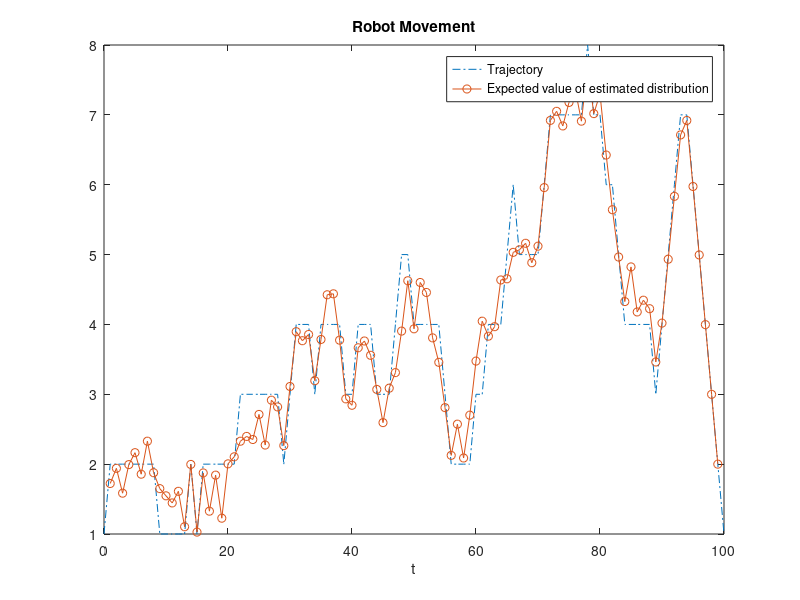

This chart was generated by the following MATLAB code:
clc;clear
sigma = 0.7;
T = 100;
pm = 0.4;
ps = 1 - 2*pm;
load('xt.mat');
load('yt.mat');

p = zeros(10,10,T-2);
pp = [pm ps pm];

pq = zeros(10,10);
pq(1,1:2) = [ps,2*pm];
pq(10,9:10) = [2*pm,ps];

for i=2:9
    pq(i,i-1:i+1) = pp;
end

for i=1:T-2
    if i<9
        p(1,1:2,i) = [ps 2*pm];
        for j = 2:i+1
            p(j,j-1:j+1,i) = pp;
        end
    else
        p(:,:,i) = pq;
    end
end

p_f = zeros(10,10,T-2);
for i=1:T-2
    noise = normpdf(yt(i),1:10,sigma);
    for j=1:10
        p_f(:,j,i) = p(:,j,i).*noise';
    end
end

p_b = zeros(10,10,T-2);
for i=1:T-2
    noise = normpdf(yt(T-i),1:10,sigma);
    for j=1:10
        p_b(:,j,i) = p(:,j,i).*noise';
    end
end

p_1 = [ps 2*pm zeros(1,8)];
p_2 = [ps 2*pm zeros(1,8)];

pdf = zeros(T-1,10);
for t = 1:T-1
    pf = p_1/sum(p_1);
    i = 1;
    while i<t
        pf = pf*p_f(:,:,i);
        pf = pf/sum(pf);
        i = i+1;
    end

    pb = p_2/sum(p_2);
    i = 1;
    while i<T-t
        pb = pb*p_b(:,:,i);
        pb = pb/sum(pb);
        i = i+1;
    end

    pdf(t,:) = pf.*pb.*normpdf(yt(t),1:10,sigma);
    pdf(t,:) = pdf(t,:)/sum(pdf(t,:));
    s(t) = sum(pdf(t,:).*[1:10]);
end

figure
plot(0:T,xt,'-.',1:T-1,s,'-o');
xlabel('t')
legend('Trajectory','Expected value of estimated distribution')
title('Robot Movement')

